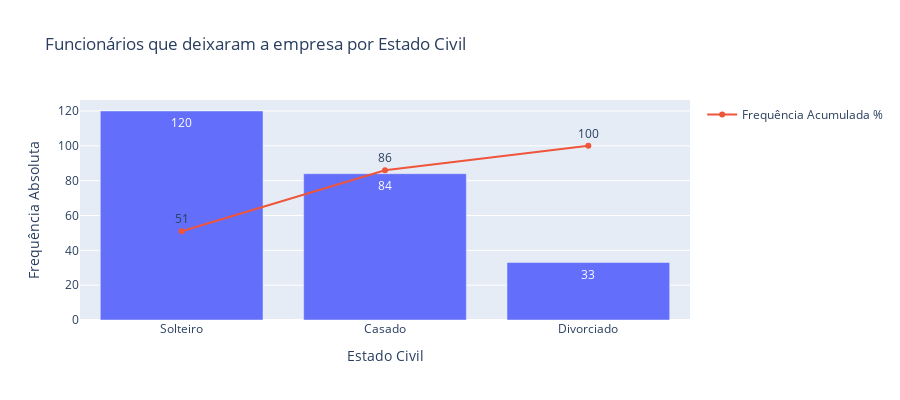

Notebook code cell kept with this figure:
### Markdown cell above
### Funcionário_deixou_a_empresa X Estado_Civil

### Code cell
# Análise bidimensional entre as variáveis "Funcionário_deixou_a_empresa" e "Estado_Civil"

# Definir a ordem desejada das categorias
ordem_estado_civil = ["Solteiro", "Casado", "Divorciado"]

# Reordenar as categorias da coluna 'Estado_civil'
df["Estado_Civil"] = pd.Categorical(
    df["Estado_Civil"], categories=ordem_estado_civil, ordered=True
)

# Calcular a frequência absoluta
freq_abs = (
    df.groupby("Funcionário_deixou_a_empresa")["Estado_Civil"]
    .value_counts()
    .unstack(fill_value=0)
)

display(freq_abs.T)

# Calcular a frequência relativa
freq_rel = round(freq_abs.div(freq_abs.sum(axis=1), axis=0) * 100)

display(freq_rel.T)

# Calcular a frequência acumulada em percentual
freq_acum_pct = freq_rel.cumsum(axis=1)

display(freq_acum_pct.T)


# Gráfico bidimensional entre as variáveis "Funcionário_deixou_a_empresa" e "Estado_Civil"
import plotly.graph_objects as go  # noqa: E402

# Plot com plotly um grafico de barras para cada categoria de "Estado_Civil"
fig = px.bar(
    freq_abs.T,
    x=["Solteiro", "Casado", "Divorciado"],
    y="Sim",
    title="Funcionários que deixaram a empresa por Estado Civil",
    labels={"Sim": "Frequência Absoluta", "x": "Estado Civil"},
    height=400,
    text="Sim",
)

# Adicionar o gráfico de linha ao gráfico de barras existentes
fig.add_trace(
    go.Scatter(
        x=["Solteiro", "Casado", "Divorciado"],
        y=freq_acum_pct.T["Sim"],
        text=freq_acum_pct.T["Sim"],
        mode="lines+markers+text",
        name="Frequência Acumulada %",
        textposition="top center",
    )
)

# exibir o grafico
fig.show()

### Figure 1 — Plotly figure (JSON) as saved in the notebook; plotly's stock layout.template omitted (floating-point values rounded to 4 significant figures)
{"data": [{"alignmentgroup": "True", "hovertemplate": "Estado Civil=%{x}<br>Frequência Absoluta=%{text}<extra></extra>", "legendgroup": "", "marker": {"color": "#636efa", "pattern": {"shape": ""}}, "name": "", "offsetgroup": "", "orientation": "v", "showlegend": false, "text": [120, 84, 33], "textposition": "auto", "type": "bar", "x": ["Solteiro", "Casado", "Divorciado"], "xaxis": "x", "y": [120, 84, 33], "yaxis": "y"}, {"mode": "lines+markers+text", "name": "Frequência Acumulada %", "text": [51, 86, 100], "textposition": "top center", "type": "scatter", "x": ["Solteiro", "Casado", "Divorciado"], "y": [51, 86, 100]}], "layout": {"barmode": "relative", "height": 400, "legend": {"tracegroupgap": 0}, "title": {"text": "Funcionários que deixaram a empresa por Estado Civil"}, "xaxis": {"anchor": "y", "domain": [0, 1], "title": {"text": "Estado Civil"}}, "yaxis": {"anchor": "x", "domain": [0, 1], "title": {"text": "Frequência Absoluta"}}}}
